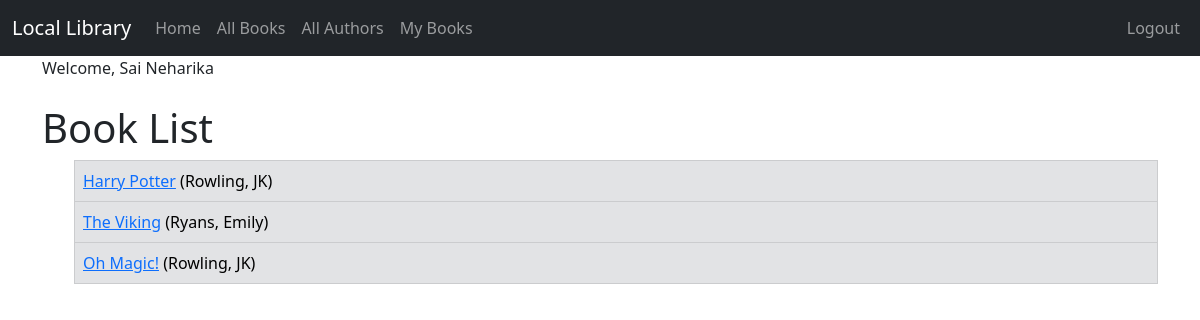
/book_list/ (signed in), run on the app's committed database.
### catalog/models.py (models this page shows, shortened)
class Book(models.Model):
    title = models.CharField(max_length=200)
    author = models.ForeignKey('Author', on_delete=models.RESTRICT, null=True)
    summary = models.TextField(max_length=1000, help_text='Enter a brief description of the book')
    isbn = models.CharField('ISBN', max_length=13, unique=True,
                            help_text='13 Character <a href="https://www.isbn-international.org / content / what - isbn">'
                                      'ISBN number</a>')
    genre = models.ManyToManyField(Genre, help_text='Select a genre for this book')
    book_image = models.ImageField(upload_to='images/', null=True, blank=True)
    def get_absolute_url(self):
        return reverse('book_detail', args=[str(self.id)])

class Author(models.Model):
    first_name = models.CharField(max_length=100)
    last_name = models.CharField(max_length=100)
    date_of_birth = models.DateField(null=True, blank=True)
    date_of_death = models.DateField('Died', null=True, blank=True)
    author_image = models.ImageField(upload_to='images/', null=True, blank=True)
    class Meta:
        ordering = ['last_name', 'first_name']
    def __str__(self):
        return f'{self.last_name}, {self.first_name}'

### catalog/views.py (the view)
# urls.py: path('book_list/', views.BookListView.as_view(), name='book_list'),
class BookListView(LoginRequiredMixin, generic.ListView):
    model = Book

### catalog/templates/catalog/book_list.html (shortened to what this page needs)
{% extends "catalog/base.html" %}
{% block content %}
  <h1>Book List</h1>
  {% if book_list %}
  <ul>
  <table class="table table-bordered">
    {% for book in book_list %}
      <tr class="table-secondary">
          <td><a href="{{ book.get_absolute_url }}">{{ book.title }}</a>    ({{book.author}})</td>
      </tr>
    {% endfor %}
  </table>
  </ul>
  {% else %}
    <p>There are no books in the library.</p>
  {% endif %}
{% endblock %}

### catalog/templates/catalog/base.html (shortened to what this page needs)
{% load static %}
<!doctype html>
<html lang="en">
<head>
    <link href="https://cdn.jsdelivr.net/npm/bootstrap@5.3.0-alpha1/dist/css/bootstrap.min.css"
          rel="stylesheet"
>
</head>
<body>
<nav class="navbar navbar-expand-lg navbar-dark bg-dark">
    <div class="container-fluid">
        <a class="navbar-brand" href="{% url 'index' %}">Local Library</a>
        <div class="collapse navbar-collapse" id="navbarSupportedContent">
            <ul class="navbar-nav me-auto mb-2 mb-lg-0">
                <li class="nav-item">
                    <a class="nav-link" href="{% url 'index' %}">Home</a>
                </li>
                <li class="nav-item">
                    <a class="nav-link" href="{% url 'book_list' %}">All Books</a>
                </li>
                <li class="nav-item">
                    <a class="nav-link" href="{% url 'author_list' %}">All Authors</a>
                </li>
                {% if user.is_authenticated %}
                    <li><a class="nav-link" href="{% url 'my_books' %}">My Books</a></li>
                {% endif %}
            </ul>
        </div>
    <ul class="nav navbar-nav ml-auto">
        {% if user.is_authenticated %}
            <li><a class="nav-link" href="{% url 'logout' %}">
                Logout</a>
            </li>
        {% endif %}
    </ul>
    </div>
</nav>
<div class="container">
    {% if user.is_authenticated %}
        Welcome, {{ user.first_name }} {{ user.last_name }}
    {% endif %}
</div>
<div class="container">
    <br/>
    {% block content %}
    {% endblock %}
</div>
</body>
</html>

### data on the page
Book: title "Harry Potter", author "Rowling, JK"
Book: title "The Viking", author "Ryans, Emily"
Book: title "Oh Magic!", author "Rowling, JK"

### other printed values
{{ user.first_name }} "Sai"
{{ user.last_name }} "Neharika"
